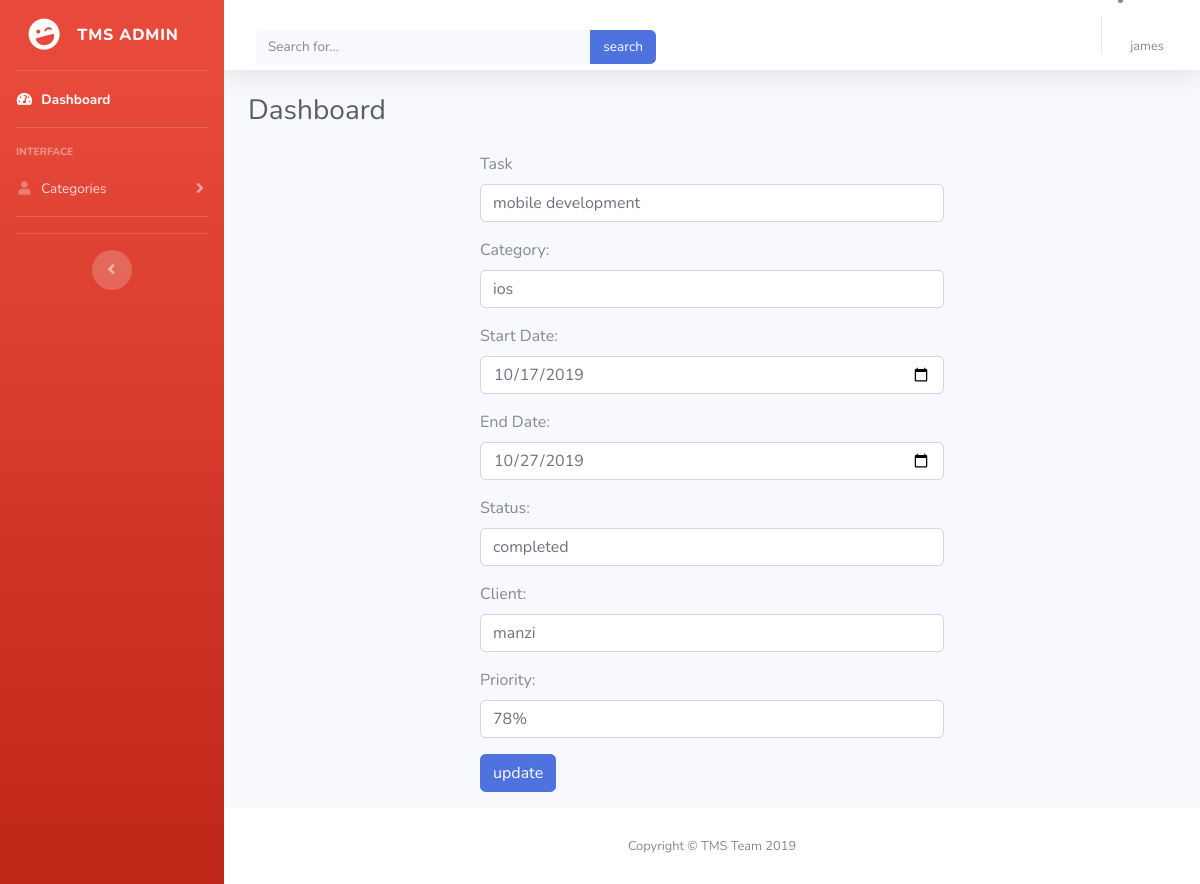
/admin/update.php?edit=1, run on the app's committed database.
### tables this page shows
CREATE TABLE `tasks` (
  `id` int(10) NOT NULL,
  `task` varchar(200) NOT NULL,
  `category` varchar(200) NOT NULL,
  `startdate` date NOT NULL,
  `enddate` date NOT NULL,
  `status` varchar(200) NOT NULL,
  `client` varchar(200) NOT NULL,
  `priority` varchar(200) NOT NULL
);

### admin/update.php (the view, shortened to what this page needs)
<?php
include '../config.php';
$task="";
$category="";
$startdate="";
$enddate="";
$status="";
$client="";
$priority="";
if(isset($_GET['edit'])){
    $id = $_GET['edit'];
    $result=$con->query("SELECT * FROM tasks WHERE id=$id") or die($con->error());
    if(count($result)==1){
        $row = $result->fetch_array();
        $task = $row['task'];
        $category=$row['category'];
        $startdate = $row['startdate'];
        $enddate=$row["enddate"];
        $status=$row["status"];
        $client=$row["client"];
        $priority=$row["priority"];
    }
}
?>
<!DOCTYPE html>
<html lang="en">
<head>
    <link rel="stylesheet" href="css/my-form.css">
    <link href="vendor/fontawesome-free/css/all.min.css" rel="stylesheet" type="text/css">
    <link href="css/sb-admin-2.min.css" rel="stylesheet">
</head>
<body id="page-top">
    <div id="wrapper">
        <ul class="navbar-nav bg-gradient-danger sidebar sidebar-dark accordion" id="accordionSidebar">
            <a class="sidebar-brand d-flex align-items-center justify-content-center" href="admin.php">
                <div class="sidebar-brand-icon rotate-n-15">
                    <i class="fas fa-laugh-wink"></i>
                </div>
                <div class="sidebar-brand-text mx-3">TMS Admin </div>
            </a>
            <hr class="sidebar-divider my-0">
            <li class="nav-item active">
                <a class="nav-link" href="admin.php">
                    <i class="fas fa-fw fa-tachometer-alt"></i>
                    <span>Dashboard</span></a>
            </li>
            <hr class="sidebar-divider">
            <div class="sidebar-heading">
                Interface
            </div>
            <li class="nav-item">
                <a class="nav-link collapsed" href="#" data-toggle="collapse" data-target="#collapseTwo"
                    aria-expanded="true" aria-controls="collapseTwo">
                    <i class="fas fa-fw fa-user"></i>
                    <span>Categories</span>
                </a>
            </li>
            <hr class="sidebar-divider">
            <hr class="sidebar-divider d-none d-md-block">
            <div class="text-center d-none d-md-inline">
                <button class="rounded-circle border-0" id="sidebarToggle"></button>
            </div>
        </ul>
        <div id="content-wrapper" class="d-flex flex-column">
            <div id="content">
                <nav class="navbar navbar-expand navbar-light bg-white topbar mb-4 static-top shadow">
                    <form action="abadiyakoni.php"
                        class="d-none d-sm-inline-block form-inline mr-auto ml-md-3 my-2 my-md-0 mw-100 navbar-search">
                        <div class="input-group">
                            <input type="text" class="form-control bg-light border-0 small" name="search"
                                placeholder="Search for..." aria-label="Search" aria-describedby="basic-addon2">
                            <div class="input-group-append">
                                <input class="btn btn-primary" type="submit" value="search">
                            </div>
                        </div>
                    </form>
                    <li class="nav-item dropdown no-arrow">
                        <a class="nav-link dropdown-toggle" href="#" id="userDropdown" role="button"
                            data-toggle="dropdown" aria-haspopup="true" aria-expanded="false">
                            <span class="mr-2 d-none d-lg-inline text-gray-600 small">james</span>
                        </a>
                    </li>
                </nav>
                <div class="container-fluid">
                    <div class="d-sm-flex align-items-center justify-content-between mb-4">
                        <h1 class="h3 mb-0 text-gray-800">Dashboard</h1>
                    </div>
                </div>
                <div class="container">
                    <div class="row">
                        <div class="col-md-12">
                            <form action="update.php" method="post">
                                <div class="form-group">
                                    <label for="email">Task</label>
                                    <input type="text"  value="<?=$task;?>"  class="form-control" id="email" placeholder="Task name"
                                        name="task" required>
                                </div>
                                <div class="form-group">
                                    <label for="pwd">Category:</label>
                                    <input type="text"  value="<?=$category;?>" class="form-control" id="pwd" placeholder="task category"
                                        name="category" required>
                                </div>
                                <div class="form-group">
                                    <label for="pwd">Start Date:</label>
                                    <input type="date"  value="<?=$startdate;?>" class="form-control" id="pwd" placeholder="start date"
                                        name="startdate" required>
                                </div>
                                <div class="form-group">
                                    <label for="pwd">End Date:</label>
                                    <input type="date"  value="<?=$enddate;?>" class="form-control" id="pwd" placeholder="end date"
                                        name="enddate" required>
                                </div>
                                <div class="form-group">
                                    <label for="pwd">Status:</label>
                                    <input type="text"  value="<?=$status;?>" class="form-control" id="pwd" placeholder="task status"
                                        name="status" required>
                                </div>
                                <div class="form-group">
                                    <label for="pwd">Client:</label>
                                    <input type="text"  value="<?=$client;?>" class="form-control" id="pwd" placeholder="client name"
                                        name="client" required>
                                </div>
                                <div class="form-group">
                                    <label for="pwd">Priority:</label>
                                    <input type="text"  value="<?=$priority;?>" class="form-control" id="pwd"
                                        placeholder="task priority in percentage" name="priority" required>
                                </div>
                                <div class="form-group">
                                    <input type="submit" class="btn btn-primary " name="update" value="update">
                                </div>
                        </div>
                    </div>
                </div>
            </div>
            <footer class="sticky-footer bg-white">
                <div class="container my-auto">
                    <div class="copyright text-center my-auto">
                        <span>Copyright &copy; TMS Team 2019</span>
                    </div>
                </div>
            </footer>
        </div>
    </div>
</body>
</html>

### admin/css/my-form.css (style rules this page uses)
form { width: 50%; height: 20%; margin: auto; }

### data on the page
tasks: task "mobile development", category "ios", startdate "10/17/2019", enddate "10/27/2019", status "completed", client "manzi", priority "78%"
